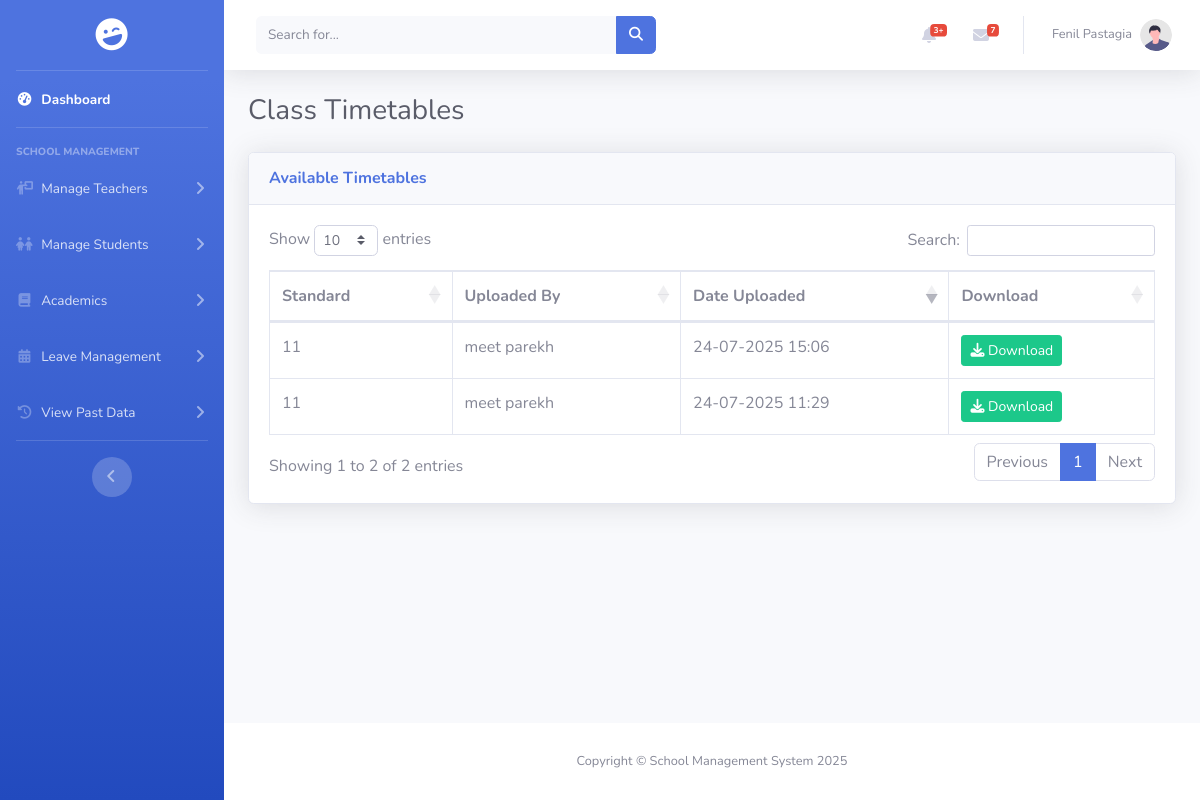
Page /pages/student/view_timetable.php (signed in) on the earlier database version.
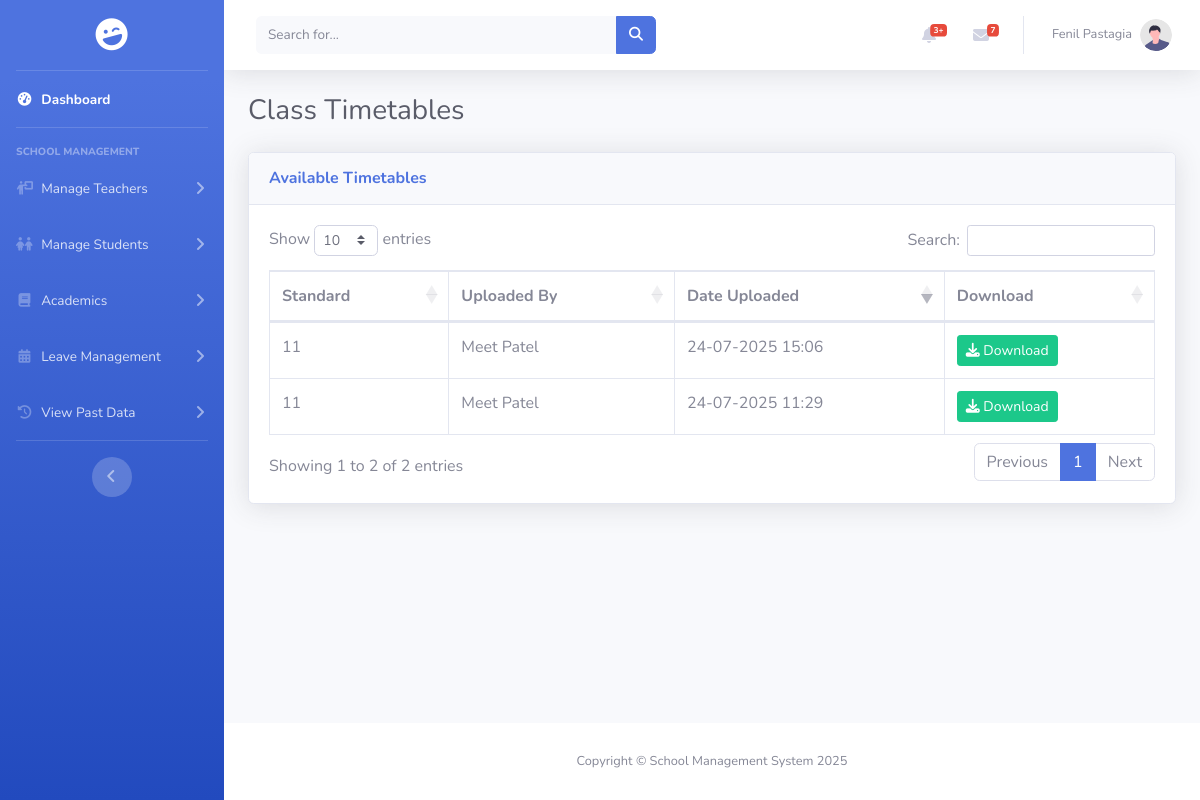
Same page on the later database version.
### tables this page shows
CREATE TABLE `timetables` (
  `id` int(11) NOT NULL,
  `school_id` int(11) NOT NULL,
  `standard` varchar(50) NOT NULL,
  `class_teacher_id` int(11) NOT NULL,
  `timetable_file` varchar(255) NOT NULL,
  `original_filename` varchar(255) NOT NULL,
  `created_at` timestamp NOT NULL DEFAULT current_timestamp()
);

CREATE TABLE `teacher` (
  `id` int(11) NOT NULL,
  `teacher_image` varchar(255) DEFAULT NULL,
  `teacher_name` varchar(50) NOT NULL,
  `phone` varchar(10) NOT NULL,
  `school_id` int(11) NOT NULL,
  `dob` date NOT NULL,
  `gender` enum('Male','Female','Others') NOT NULL,
  `blood_group` enum('A+','A-','B+','B-','AB+','AB-','O+','O-') NOT NULL,
  `address` text DEFAULT NULL,
  `email` varchar(50) NOT NULL,
  `password` varchar(255) NOT NULL,
  `qualification` varchar(100) DEFAULT NULL,
  `subject` varchar(100) DEFAULT NULL,
  `language_known` varchar(100) DEFAULT NULL,
  `salary` int(11) DEFAULT NULL,
  `std` set('Nursery','Junior','Senior','1','2','3','4','5','6','7','8','9','10','11','12') DEFAULT NULL,
  `experience` varchar(10) DEFAULT NULL,
  `batch` enum('Morning','Evening') DEFAULT NULL,
  `class_teacher` tinyint(1) DEFAULT 0,
  `class_teacher_std` varchar(50) DEFAULT NULL
);

### encryption.php (called while the page is built, shortened)
<?php
function decrypt_id($encrypted) {
    return openssl_decrypt($encrypted, ENCRYPTION_METHOD, ENCRYPTION_KEY, 0, ENCRYPTION_IV);
}
?>

### pages/student/view_timetable.php (the view, shortened to what this page needs)
<?php
include_once "../../encryption.php";
include_once "../../includes/connect.php";
if (isset($_COOKIE['encrypted_user_role'])) {
    $decrypted_role = decrypt_id($_COOKIE['encrypted_user_role']);
    $role = $decrypted_role ? strtolower(trim($decrypted_role)) : null;
}
if (isset($_COOKIE['encrypted_user_id'])) {
    $userId = decrypt_id($_COOKIE['encrypted_user_id']);
}
$schoolId = null;
switch ($role) {
    case 'schooladmin':
        $stmt = $conn->prepare("SELECT school_id FROM principal WHERE id = ?");
        $stmt->bind_param("i", $userId);
        $stmt->execute();
        if ($row = $stmt->get_result()->fetch_assoc()) $schoolId = $row['school_id'];
        break;
}
$timetables = [];
$base_sql = "SELECT tt.standard, tt.timetable_file, tt.original_filename, tt.created_at, t.teacher_name as uploader
             FROM timetables tt
             JOIN teacher t ON tt.class_teacher_id = t.id";
$params = [];
$types = '';
switch ($role) {
    case 'teacher':
    case 'schooladmin':
        $base_sql .= " WHERE tt.school_id = ?";
        $params = [$schoolId];
        $types = "i";
        break;
}
$base_sql .= " ORDER BY tt.created_at DESC";
$stmt = $conn->prepare($base_sql);
if ($stmt && !empty($params)) {
    $stmt->bind_param($types, ...$params);
}
if($stmt){
    $stmt->execute();
    $result = $stmt->get_result();
    while ($row = $result->fetch_assoc()) {
        $timetables[] = $row;
    }
}
?>
<!DOCTYPE html>
<html lang="en">
<head>
    <link rel="stylesheet" href="https://cdnjs.cloudflare.com/ajax/libs/font-awesome/6.5.2/css/all.min.css" />
    <link rel="stylesheet" href="https://cdn.jsdelivr.net/npm/bootstrap@4.6.2/dist/css/bootstrap.min.css">
    <link rel="stylesheet" href="https://cdn.datatables.net/1.10.21/css/dataTables.bootstrap4.min.css">
    <link href="../../assets/css/sb-admin-2.min.css" rel="stylesheet">
</head>
<body id="page-top">
    <div id="wrapper">
        <?php include '../../includes/sidebar.php'; ?>
        <div id="content-wrapper" class="d-flex flex-column">
            <div id="content">
                <?php include '../../includes/header.php'; ?>
                <div class="container-fluid">
                    <h1 class="h3 mb-4 text-gray-800">Class Timetables</h1>
                    <div class="card shadow mb-4">
                        <div class="card-header py-3">
                            <h6 class="m-0 font-weight-bold text-primary">Available Timetables</h6>
                        </div>
                        <div class="card-body">
                            <div class="table-responsive">
                                <table class="table table-bordered" id="dataTable" width="100%" cellspacing="0">
                                    <thead>
                                        <tr>
                                            <th>Standard</th>
                                            <th>Uploaded By</th>
                                            <th>Date Uploaded</th>
                                            <th>Download</th>
                                        </tr>
                                    </thead>
                                    <tbody>
                                        <?php foreach ($timetables as $tt): ?>
                                            <tr>
                                                <td><?php echo htmlspecialchars($tt['standard']); ?></td>
                                                <td><?php echo htmlspecialchars($tt['uploader']); ?></td>
                                                <td><?php echo date('d-m-Y H:i', strtotime($tt['created_at'])); ?></td>
                                                <td>
                                                    <a href="<?php echo htmlspecialchars($tt['timetable_file']); ?>" class="btn btn-success btn-sm" download="<?php echo htmlspecialchars($tt['original_filename']); ?>">
                                                        <i class="fas fa-download"></i> Download
                                                    </a>
                                                </td>
                                            </tr>
                                        <?php endforeach; ?>
                                    </tbody>
                                </table>
                            </div>
                        </div>
                    </div>
                </div>
            </div>
            <?php include '../../includes/footer.php'; ?>
        </div>
    </div>
</body>
</html>

Differences in the rows shown:
changed through a linked row, timetables (number 1 of 2 on the later page): teacher.teacher_name "meet parekh" → "Meet Patel"
changed through a linked row, timetables (number 2 of 2 on the later page): teacher.teacher_name "meet parekh" → "Meet Patel"
